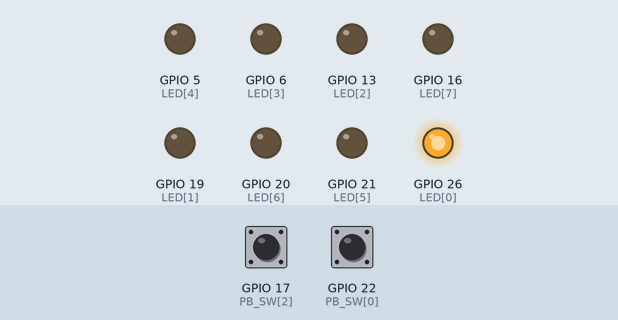
Recording of a program running on a simulated Raspberry Pi (BCM pin numbers). Parts: output pins drawn as LEDs (lit = HIGH). Inputs (shaded band) come from the test bench; at power-on: GPIO 17 (PB_SW[2]) LOW, GPIO 22 (PB_SW[0]) HIGH. What the program prints to the terminal is not drawn.

Above: at 1.2 s.
1.3 s: GPIO 17 (PB_SW[2]) pulled HIGH for 0.15 s
At 2.0 s:
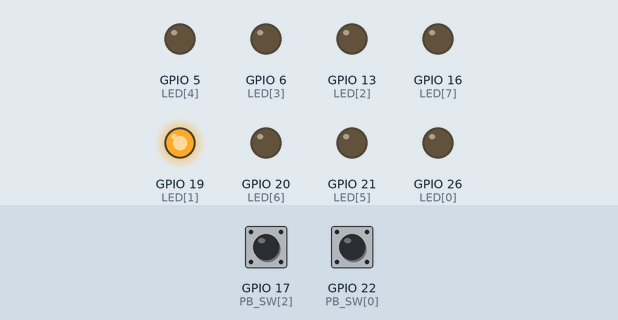
2.9 s: GPIO 17 (PB_SW[2]) pulled HIGH for 1 s
At 3.5 s:
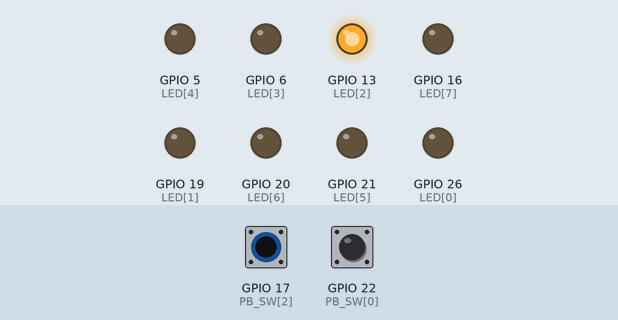
5.4 s: GPIO 17 (PB_SW[2]) pulled HIGH for 0.15 s
At 6.3 s:
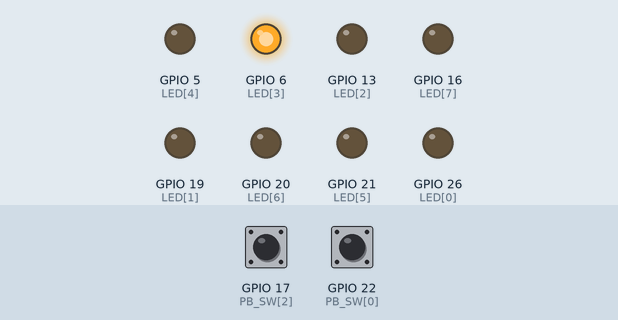
7.0 s: GPIO 17 (PB_SW[2]) pulled HIGH for 3.2 s
At 7.9 s:
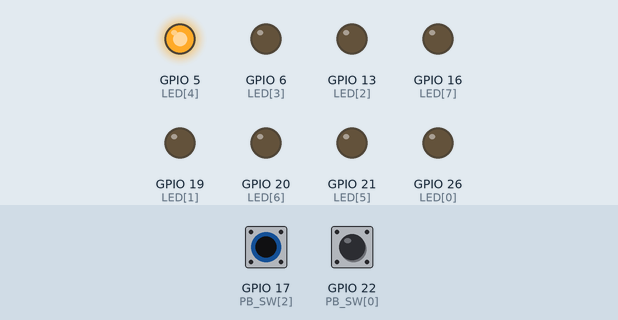
11.7 s: GPIO 17 (PB_SW[2]) pulled HIGH for 0.15 s
At 12.3 s:
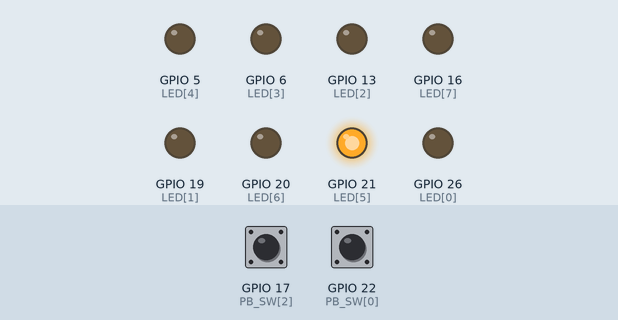
13.3 s: GPIO 17 (PB_SW[2]) pulled HIGH for 1 s
At 13.8 s:
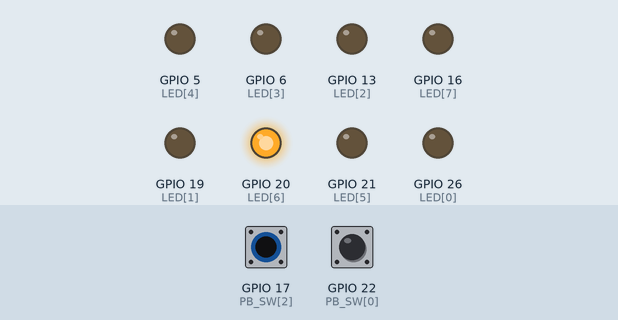
Timing chart, 0 to 16.3 s (numbered marks = the images above; inputs shaded):
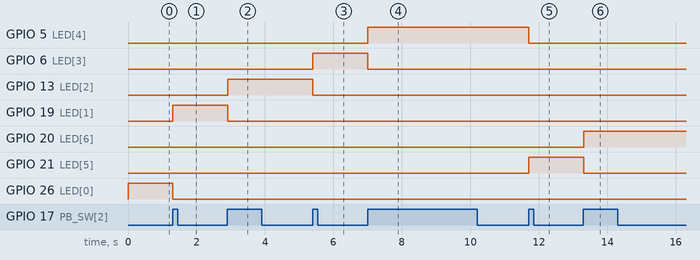

Measured:
- after the input at 1.3 s, GPIO 19 (LED[1]): LOW → HIGH at once; GPIO 26 (LED[0]): HIGH → LOW at once
- after the input at 2.9 s, GPIO 13 (LED[2]): LOW → HIGH at once; GPIO 19 (LED[1]): HIGH → LOW at once
- after the input at 5.4 s, GPIO 6 (LED[3]): LOW → HIGH at once; GPIO 13 (LED[2]): HIGH → LOW at once
- after the input at 7.0 s, GPIO 5 (LED[4]): LOW → HIGH at once; GPIO 6 (LED[3]): HIGH → LOW at once
- after the input at 11.7 s, GPIO 5 (LED[4]): HIGH → LOW at once; GPIO 21 (LED[5]): LOW → HIGH at once
- after the input at 13.3 s, GPIO 20 (LED[6]): LOW → HIGH at once; GPIO 21 (LED[5]): HIGH → LOW at once

The program:

LED_Control_IV.py
```python
#!/usr/bin/python3
# by krittinunt@gmail.com
# LED Control by PB_Switch L and R

# PB_SW[0] --> LED move left
# PB_SW[1] --> N/A
# PB_SW[2] --> LED move right

from time import sleep
import RPi.GPIO as GPIO
GPIO.setmode(GPIO.BCM)

LED = [26, 19, 13, 6, 5, 21, 20, 16]
PB_SW = [22, 27, 17]

for i in range(8):
	GPIO.setup(LED[i], GPIO.OUT)
	GPIO.output(LED[i], False)
for i in range(3):
	GPIO.setup(PB_SW[i], GPIO.IN)
GPIO.setwarnings(False)

def draw_led(n):
	for i in range(8):
		if i == n:
			GPIO.output(LED[i], True)
		else:
			GPIO.output(LED[i], False)

try:
	print('Press PB_SW[0] LED move left')
	print('Press PB_SW[1] N/A')
	print('Press PB_SW[2] LED move right')
	print('Press CTRL+C to exit')

	n = 0
	draw_led(n)
	while True:
		#LED move left
		if not GPIO.input(PB_SW[0]):
			while not GPIO.input(PB_SW[0]):
				sleep(0.02)
			if n > 0:
				n -= 1
			draw_led(n)
		#LED move right
		if not GPIO.input(PB_SW[2]):
			while not GPIO.input(PB_SW[2]):
				sleep(0.02)
			if n < 7:
				n += 1
			draw_led(n)

finally :
	GPIO.cleanup()
```
